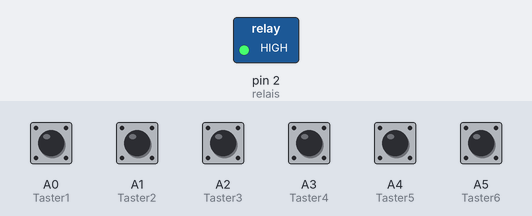
Bench run of a program on a simulated Arduino Nano, built with avr-gcc and run on an emulated ATmega328P. Parts: switched loads named in the program (green lamp = pin HIGH). The inputs (shaded band) are chosen by the test bench; at power-on: A0 (Taster1), A1 (Taster2), A2 (Taster3), A3 (Taster4), A4 (Taster5), A5 (Taster6) HIGH.

Above: at 0.1 s.
At 34.1 s:
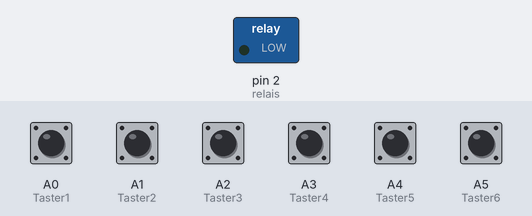
Timing chart, 0 to 35.6 s (numbered marks = the images above):
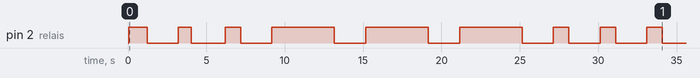

The program:

main.cpp
```cpp
#include <Arduino.h>
#include <Arduino_FreeRTOS.h>


//Ein und Ausgänge werden definiert
#define relais 2

#define Taster1 A0    // Kurs Steuerbord
#define Taster2 A1    // Kurs Backbord
#define Taster3 A2    // Rückwärts
#define Taster4 A3    // Hafeneinfahrt
#define Taster5 A4    // Warnsignal Allgemein (dauerhaft wiederholt)
#define Taster6 A5    // Bleib-Weg (dauerhaft wiederholt)
#define Taster7 A6    // Fahrt bei verminderter Sicht (min. alle 2 Minuten wiederholt)
#define Taster8 A7    // SOS (dauerhaft wiederholt mit 5s Pause nach beenden)

int pausetime = 2000; //Muss nach jeden Signalton 2 Sekunden warten!
int state = 0;


static void shortSignal() {    //ca. 1ne Sekunde lang
  digitalWrite(relais, HIGH);
  vTaskDelay(1000/portTICK_PERIOD_MS);
  digitalWrite(relais, LOW);
  vTaskDelay(pausetime/portTICK_PERIOD_MS);
}

static void longSignal() {     //ca. 4-6 Sekunden
  digitalWrite(relais, HIGH);
  vTaskDelay(4000/portTICK_PERIOD_MS);
  digitalWrite(relais, LOW);
  vTaskDelay(pausetime/portTICK_PERIOD_MS);
}

static void kursSteuerbord(void* pvParameters) { // 1x Kurz (rechts)
  shortSignal();
}

static void kursBackbord(void* pvParameters) {  // 2x Kurz (links)
  shortSignal();
  shortSignal();
}

static void rueckwaerts(void* pvParameters) {  // 3x kurz
  shortSignal();
  shortSignal();
  shortSignal();
}

static void hafenEinfahrt(void* pvParameters) { //1x lang
  longSignal();
}

static void warnSignal(void* pvParameters) { //1x lang, 4x kurz dauerhaft wiederholt
  longSignal();
  shortSignal();
  shortSignal();
  shortSignal();
  shortSignal();

}

static void bleibWeg(void* pvParameters) {  // kurz, lang in Dauerschleife
  shortSignal();
  longSignal();
}

static void schlechteSicht(void* pvParameters) { //1x lang, min. alle 2 Minuten
  longSignal();
}

static void sos(void* pvParameters) {
  shortSignal();
  shortSignal();
  shortSignal();
  longSignal();
  longSignal();
  longSignal();
  shortSignal();
  shortSignal();
  shortSignal();
}


//            Hauptcode             //


static void executer(void* pvParameters){
  while(1){
    if (state == 1){
      state = 0;
      xTaskCreate(kursSteuerbord, "Steuerbord", 100, NULL, 1, NULL);
    }

    if (state == 2){
      state = 0;
      xTaskCreate(kursBackbord, "Backbord", 100, NULL, 1, NULL);
    }

    if (state == 3){
      state = 0;
      xTaskCreate(rueckwaerts, "Rueckwaerts", 100, NULL, 1, NULL);
    }

    if (state == 4){
      state = 0;
      xTaskCreate(hafenEinfahrt, "Hafen", 100, NULL, 1, NULL);
    }

    if (state == 5){
      xTaskCreate(warnSignal, "Warnung", 100, NULL, 1, NULL);
    }

    if (state == 6){
      xTaskCreate(bleibWeg, "bleibWeg", 100, NULL, 1, NULL);
    }

    if (state == 7){      //alle 2 min!
      xTaskCreate(schlechteSicht, "verminderteSicht", 100, NULL, 1, NULL);
    }

    if (state == 8){
      //sos();
      xTaskCreate(sos, "SOS", 100, NULL, 1, NULL);
    }
    vTaskDelay(50/portTICK_PERIOD_MS);
  }
}


static void checker(void *pvParameters)
{
  while (1)
  {
    if (digitalRead(Taster1) == LOW)
    {
      state = 1;
    }
    else if (digitalRead(Taster2) == LOW)
    {
      state = 2;
    }
    else if (digitalRead(Taster3) == LOW)
    {
      state = 3;
    }
    if (digitalRead(Taster4) == LOW)
    {
      state = 4;
    }


    if (digitalRead(Taster5) == LOW)
    {
      if (state == 5)
      {
        state = 0;
        vTaskDelay(200/portTICK_PERIOD_MS);
      }
      else
      {
        state = 5;
        vTaskDelay(200/portTICK_PERIOD_MS);
      }
    }
    if (digitalRead(Taster6) == LOW)
    {
      if (state == 6)
      {
        state = 0;
        vTaskDelay(200/portTICK_PERIOD_MS);
      }
      else
      {
        state = 6;
        vTaskDelay(200/portTICK_PERIOD_MS);
      }
    }
    if (digitalRead(Taster7) == LOW)
    {
      if (state == 7)
      {
        state = 0;
        vTaskDelay(200/portTICK_PERIOD_MS);
      }
      else
      {
        state = 7;
        vTaskDelay(200/portTICK_PERIOD_MS);
      }
    }
    if (digitalRead(Taster8) == LOW)
    {
      if (state == 8)
      {
        state = 0;
        vTaskDelay(200/portTICK_PERIOD_MS);
      }
      else
      {
        state = 8;
        vTaskDelay(200/portTICK_PERIOD_MS);
      }
    }
  }
}

void setup() {
  // put your setup code here, to run once:
  pinMode(relais, OUTPUT);
  pinMode(Taster1, INPUT_PULLUP);
  pinMode(Taster2, INPUT_PULLUP);
  pinMode(Taster3, INPUT_PULLUP);
  pinMode(Taster4, INPUT_PULLUP);
  pinMode(Taster5, INPUT_PULLUP);
  pinMode(Taster6, INPUT_PULLUP);
  pinMode(Taster7, INPUT_PULLUP);
  pinMode(Taster8, INPUT_PULLUP);

  state = 0;

  xTaskCreate(executer, "Task1", 100, NULL, 1, NULL);
  xTaskCreate(checker, "Task2", 100, NULL, 1, NULL);
  vTaskStartScheduler();
}

void loop() {
}
```

Measured:
- by itself, pin 2 (relais): LOW → HIGH at 0.05 s, → LOW 1.2 s later, → HIGH 2.0 s later, → LOW 0.82 s later, … (18 changes in this stretch)
